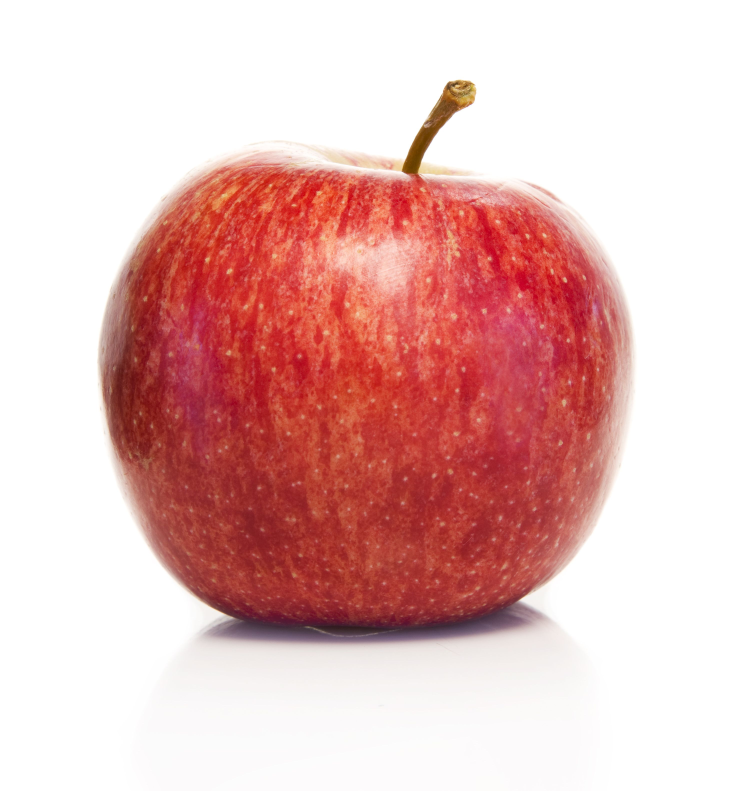
#> input picture data/apple.jpg, 2914 x 3162 px, found by its file name (shown at 1/4 size)
$ jupyter execute apple.ipynb   (older library calls are emulated)
#> lines starting #> are read from the running program, lines starting #| are printed output that depends on the picture; after the words box and inside, x2 and y2 are one past the last pixel; in counts of white or black regions, pixels touching at a corner belong together
[cell 1]
import numpy as np
import matplotlib.pyplot as plt
import cv2
import sys
import pandas as pd

img = cv2.imread('/home/kkyu/amr_ws/opencv/data/apple.jpg', cv2.IMREAD_GRAYSCALE)
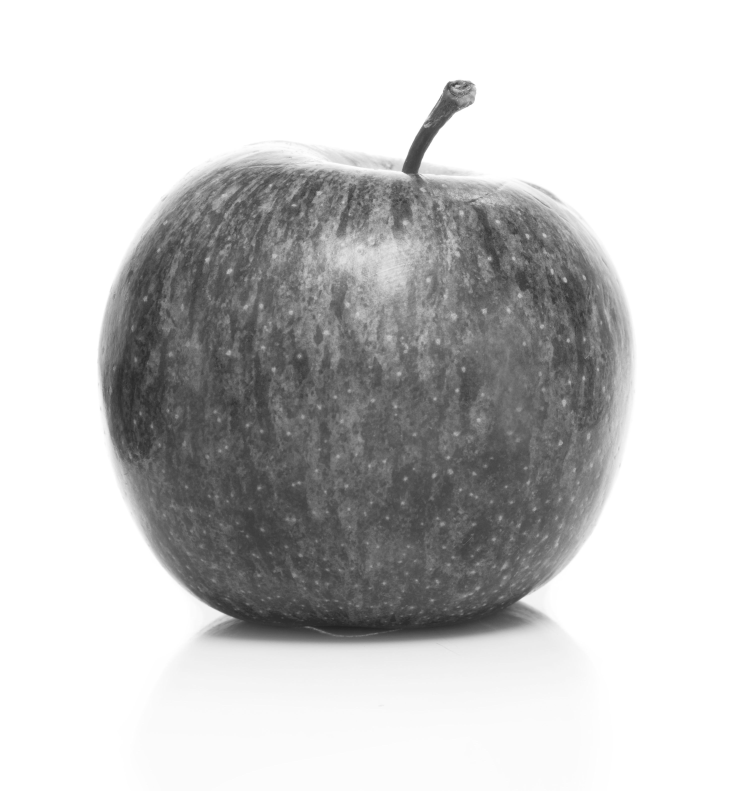
#> img: shape (3162, 2914) (shown at 1/4 size); min 31, max 255, mean 198.7
img = cv2.resize(img, (800,600))
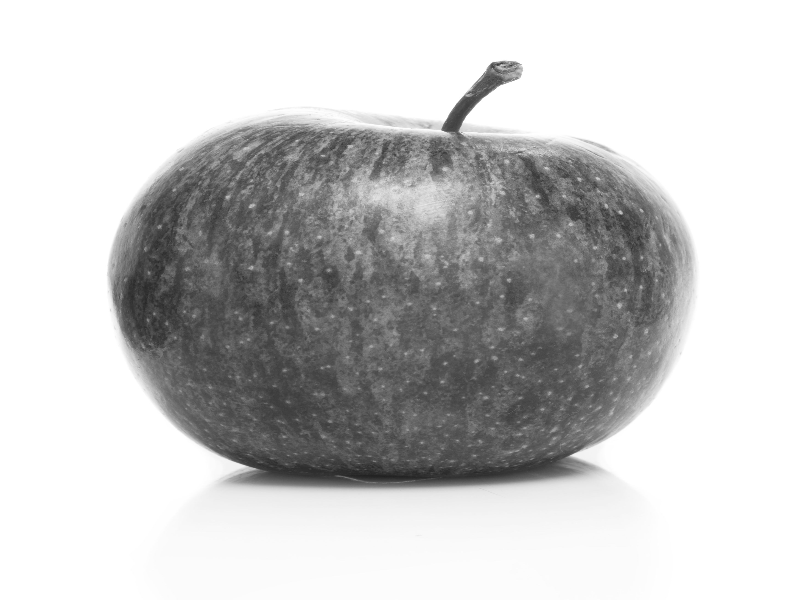
#> img: shape (600, 800); min 32, max 255, mean 198.7

ret, mask = cv2.threshold(img, 246, 255, cv2.THRESH_BINARY_INV)
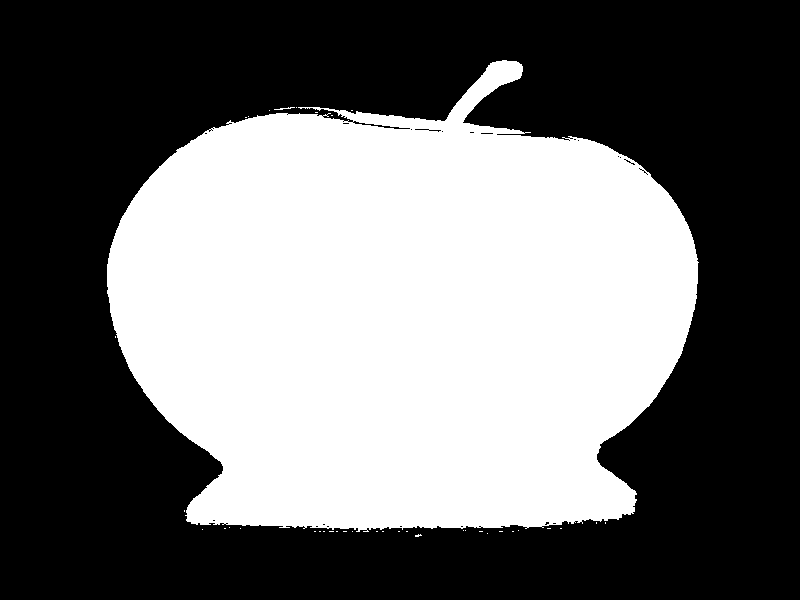
#> mask: shape (600, 800); 42.7% white; 38 white regions (36 under 20 px), largest, box (x1, y1, x2, y2) and area: (107, 60, 699, 532) 205063, (274, 107, 295, 110) 26
kernel = np.ones((5,5), dtype = np.uint8)
closing = cv2.morphologyEx(mask, cv2.MORPH_CLOSE, kernel)
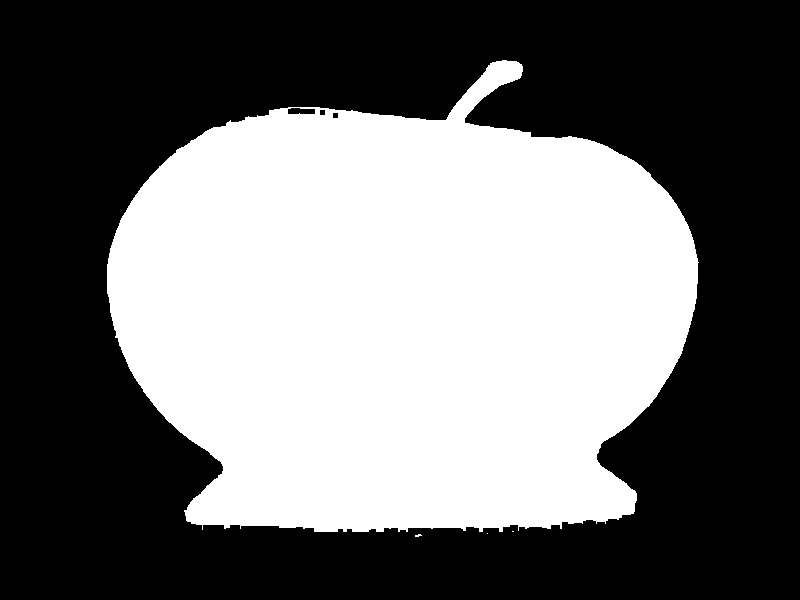
#> closing: shape (600, 800); 42.9% white; 4 white regions (3 under 20 px), largest, box (x1, y1, x2, y2) and area: (107, 60, 699, 532) 206111

cv2.imshow('original', img)
cv2.imshow('mask', mask)
# 노이즈 제거
cv2.imshow('closing', closing)

cv2.waitKey()
cv2.destroyAllWindows()

[cell 2]
img.shape
#> Out = (600, 800)

[cell 3]
src = cv2.imread('/home/kkyu/amr_ws/opencv/data/apple.jpg')
#> src is the input picture: shape (3162, 2914, 3); mean B, G, R 183.9, 186.2, 229
src = cv2.resize(src, (800,600))
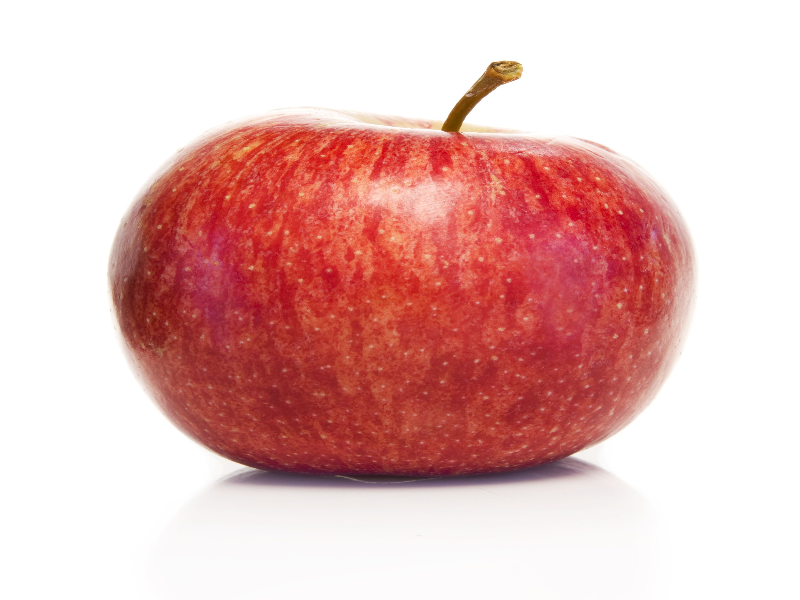
#> src: shape (600, 800, 3); mean B, G, R 183.9, 186.1, 229

if src is None:
    print('Image load failed!')
    sys.exit()

# ROI 선택 (관심 영역 지정)
x, y, w, h = cv2.selectROI(src) # 옵션 중 showCrosshair = False라고 하면 이미지를 select할 때 십자가 표시 안함

src_ycrcb = cv2.cvtColor(src, cv2.COLOR_BGR2YCrCb)
crop = src_ycrcb[y:y+h, x:x+w]

channels = [1, 2]  # RGB중 G와 R만 선택
cb_bins = 128
cr_bins = 128
histSize = [cr_bins, cb_bins] # 히스토그램 그래프의 x축의 간격
cr_range = [0, 256]
cb_range = [0, 256]
ranges = cr_range + cb_range # 측정하고자하는 값의 범위

hist = cv2.calcHist([crop], channels, None, histSize, ranges) # crop이 분석대상할 이미지 임

# cv2.log -> 모든 배열 원소의 절대값에 대한 자연 로그를 계산
# alpha = 0 , beta = 255 , norm_type = cv2.NORM_MINMAX : alpha와 beta 구간으로 정규화하는 cv2.NORM_MINMAX
# dtype = cv2.CV_8U : 8-bit unsigned interger(0..255)

hist_norm = cv2.normalize(cv2.log(hist+1), None, 0, 255, cv2.NORM_MINMAX, cv2.CV_8U)

backproj = cv2.calcBackProject([src_ycrcb], channels, hist, ranges, 1)
dst = cv2.copyTo(src, backproj)

cv2.imshow('backproj', backproj)
cv2.imshow('hist_norm', hist_norm)
cv2.imshow('dst', dst)

cv2.waitKey()
cv2.destroyAllWindows()
